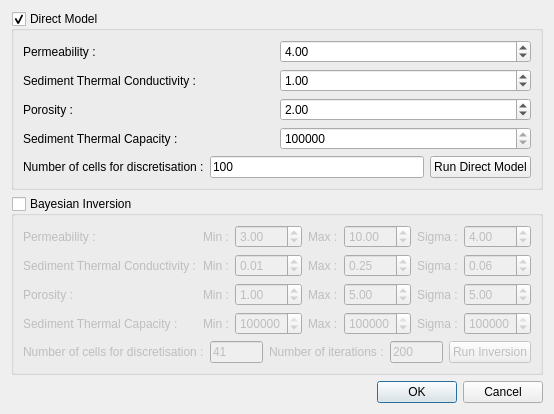
<?xml version="1.0" encoding="UTF-8"?>
<ui version="4.0">
 <class>ComputeDialog</class>
 <widget class="QDialog" name="ComputeDialog">
  <property name="geometry">
   <rect>
    <x>0</x>
    <y>0</y>
    <width>531</width>
    <height>385</height>
   </rect>
  </property>
  <property name="windowTitle">
   <string>Compute Dialog</string>
  </property>
  <layout class="QVBoxLayout" name="verticalLayout">
   <item>
    <widget class="QGroupBox" name="ModeleDirect">
     <property name="title">
      <string>Direct Model</string>
     </property>
     <property name="checkable">
      <bool>true</bool>
     </property>
     <layout class="QHBoxLayout" name="horizontalLayout_4">
      <item>
       <layout class="QGridLayout" name="gridLayout_2">
        <item row="0" column="0">
         <layout class="QGridLayout" name="gridLayout">
          <item row="0" column="0">
           <widget class="QLabel" name="label">
            <property name="text">
             <string>Permeability :</string>
            </property>
           </widget>
          </item>
          <item row="0" column="1">
           <widget class="QDoubleSpinBox" name="doubleSpinBox_Permeability">
            <property name="value">
             <double>4.000000000000000</double>
            </property>
           </widget>
          </item>
          <item row="1" column="0">
           <widget class="QLabel" name="label_3">
            <property name="text">
             <string>Sediment Thermal Conductivity :</string>
            </property>
           </widget>
          </item>
          <item row="1" column="1">
           <widget class="QDoubleSpinBox" name="doubleSpinBox_Lambdas">
            <property name="value">
             <double>1.000000000000000</double>
            </property>
           </widget>
          </item>
          <item row="2" column="0">
           <widget class="QLabel" name="label_4">
            <property name="text">
             <string>Porosity :</string>
            </property>
           </widget>
          </item>
          <item row="2" column="1">
           <widget class="QDoubleSpinBox" name="doubleSpinBox_Porosity">
            <property name="decimals">
             <number>2</number>
            </property>
            <property name="value">
             <double>2.000000000000000</double>
            </property>
           </widget>
          </item>
          <item row="3" column="0">
           <widget class="QLabel" name="label_5">
            <property name="text">
             <string>Sediment Thermal Capacity :</string>
            </property>
           </widget>
          </item>
          <item row="3" column="1">
           <widget class="QDoubleSpinBox" name="doubleSpinBox_ThermalCapacity">
            <property name="decimals">
             <number>0</number>
            </property>
            <property name="minimum">
             <double>100000.000000000000000</double>
            </property>
            <property name="maximum">
             <double>10000000.000000000000000</double>
            </property>
            <property name="value">
             <double>4000000.000000000000000</double>
            </property>
           </widget>
          </item>
         </layout>
        </item>
        <item row="1" column="0">
         <layout class="QHBoxLayout" name="horizontalLayout_3">
          <item>
           <widget class="QLabel" name="label_10">
            <property name="text">
             <string>Number of cells for discretisation :</string>
            </property>
           </widget>
          </item>
          <item>
           <widget class="QLineEdit" name="lineEdit_CellsNumber">
            <property name="text">
             <string>100</string>
            </property>
           </widget>
          </item>
          <item>
           <widget class="QPushButton" name="pushButton_RunModel">
            <property name="text">
             <string>Run Direct Model</string>
            </property>
           </widget>
          </item>
         </layout>
        </item>
       </layout>
      </item>
     </layout>
    </widget>
   </item>
   <item>
    <widget class="QGroupBox" name="BayesianInversion">
     <property name="title">
      <string>Bayesian Inversion</string>
     </property>
     <property name="checkable">
      <bool>true</bool>
     </property>
     <property name="checked">
      <bool>false</bool>
     </property>
     <layout class="QHBoxLayout" name="horizontalLayout_2">
      <item>
       <layout class="QGridLayout" name="gridLayout_4">
        <item row="0" column="0">
         <layout class="QGridLayout" name="gridLayout_3">
          <item row="0" column="0">
           <widget class="QLabel" name="label_11">
            <property name="text">
             <string>Permeability :</string>
            </property>
           </widget>
          </item>
          <item row="0" column="1">
           <widget class="QLabel" name="label_16">
            <property name="text">
             <string>Min :</string>
            </property>
           </widget>
          </item>
          <item row="0" column="2">
           <widget class="QDoubleSpinBox" name="doubleSpinBox_PermeabilityMin">
            <property name="accessibleName">
             <string>doubleSpinBox_PermeabilityMax</string>
            </property>
            <property name="value">
             <double>3.000000000000000</double>
            </property>
           </widget>
          </item>
          <item row="0" column="3">
           <widget class="QLabel" name="label_30">
            <property name="text">
             <string>Max :</string>
            </property>
           </widget>
          </item>
          <item row="0" column="4">
           <widget class="QDoubleSpinBox" name="doubleSpinBox_PermeabilityMax">
            <property name="accessibleName">
             <string>doubleSpinBox_PermeabilityMax</string>
            </property>
            <property name="value">
             <double>10.000000000000000</double>
            </property>
           </widget>
          </item>
          <item row="0" column="5">
           <widget class="QLabel" name="label_34">
            <property name="text">
             <string>Sigma :</string>
            </property>
           </widget>
          </item>
          <item row="0" column="6">
           <widget class="QDoubleSpinBox" name="doubleSpinBox_PermeabilitySigma">
            <property name="value">
             <double>4.000000000000000</double>
            </property>
           </widget>
          </item>
          <item row="1" column="0">
           <widget class="QLabel" name="label_12">
            <property name="text">
             <string>Sediment Thermal Conductivity :</string>
            </property>
           </widget>
          </item>
          <item row="1" column="1">
           <widget class="QLabel" name="label_17">
            <property name="text">
             <string>Min :</string>
            </property>
           </widget>
          </item>
          <item row="1" column="2">
           <widget class="QDoubleSpinBox" name="doubleSpinBox_LambdasMin">
            <property name="singleStep">
             <double>0.010000000000000</double>
            </property>
            <property name="value">
             <double>0.010000000000000</double>
            </property>
           </widget>
          </item>
          <item row="1" column="3">
           <widget class="QLabel" name="label_31">
            <property name="text">
             <string>Max :</string>
            </property>
           </widget>
          </item>
          <item row="1" column="4">
           <widget class="QDoubleSpinBox" name="doubleSpinBox_LambdasMax">
            <property name="singleStep">
             <double>0.010000000000000</double>
            </property>
            <property name="value">
             <double>0.250000000000000</double>
            </property>
           </widget>
          </item>
          <item row="1" column="5">
           <widget class="QLabel" name="label_35">
            <property name="text">
             <string>Sigma :</string>
            </property>
           </widget>
          </item>
          <item row="1" column="6">
           <widget class="QDoubleSpinBox" name="doubleSpinBox_LambdasSigma">
            <property name="singleStep">
             <double>0.010000000000000</double>
            </property>
            <property name="value">
             <double>0.060000000000000</double>
            </property>
           </widget>
          </item>
          <item row="2" column="0">
           <widget class="QLabel" name="label_13">
            <property name="text">
             <string>Porosity :</string>
            </property>
           </widget>
          </item>
          <item row="2" column="1">
           <widget class="QLabel" name="label_18">
            <property name="text">
             <string>Min :</string>
            </property>
           </widget>
          </item>
          <item row="2" column="2">
           <widget class="QDoubleSpinBox" name="doubleSpinBox_PorosityMin">
            <property name="value">
             <double>1.000000000000000</double>
            </property>
           </widget>
          </item>
          <item row="2" column="3">
           <widget class="QLabel" name="label_29">
            <property name="text">
             <string>Max :</string>
            </property>
           </widget>
          </item>
          <item row="2" column="4">
           <widget class="QDoubleSpinBox" name="doubleSpinBox_PorosityMax">
            <property name="value">
             <double>5.000000000000000</double>
            </property>
           </widget>
          </item>
          <item row="2" column="5">
           <widget class="QLabel" name="label_36">
            <property name="text">
             <string>Sigma :</string>
            </property>
           </widget>
          </item>
          <item row="2" column="6">
           <widget class="QDoubleSpinBox" name="doubleSpinBox_PorositySigma">
            <property name="value">
             <double>5.000000000000000</double>
            </property>
           </widget>
          </item>
          <item row="3" column="0">
           <widget class="QLabel" name="label_14">
            <property name="text">
             <string>Sediment Thermal Capacity :</string>
            </property>
           </widget>
          </item>
          <item row="3" column="1">
           <widget class="QLabel" name="label_19">
            <property name="text">
             <string>Min :</string>
            </property>
           </widget>
          </item>
          <item row="3" column="2">
           <widget class="QDoubleSpinBox" name="doubleSpinBox_ThermalCapacityMin">
            <property name="decimals">
             <number>0</number>
            </property>
            <property name="maximum">
             <double>10000000.000000000000000</double>
            </property>
            <property name="value">
             <double>1000000.000000000000000</double>
            </property>
           </widget>
          </item>
          <item row="3" column="3">
           <widget class="QLabel" name="label_32">
            <property name="text">
             <string>Max :</string>
            </property>
           </widget>
          </item>
          <item row="3" column="4">
           <widget class="QDoubleSpinBox" name="doubleSpinBox_ThermalCapacityMax">
            <property name="decimals">
             <number>0</number>
            </property>
            <property name="maximum">
             <double>10000000.000000000000000</double>
            </property>
            <property name="value">
             <double>10000000.000000000000000</double>
            </property>
           </widget>
          </item>
          <item row="3" column="5">
           <widget class="QLabel" name="label_37">
            <property name="text">
             <string>Sigma :</string>
            </property>
           </widget>
          </item>
          <item row="3" column="6">
           <widget class="QDoubleSpinBox" name="doubleSpinBox_ThermalCapacitySigma">
            <property name="decimals">
             <number>0</number>
            </property>
            <property name="maximum">
             <double>1000000.000000000000000</double>
            </property>
            <property name="value">
             <double>100000.000000000000000</double>
            </property>
           </widget>
          </item>
         </layout>
        </item>
        <item row="1" column="0">
         <layout class="QHBoxLayout" name="horizontalLayout">
          <item>
           <widget class="QLabel" name="label_15">
            <property name="text">
             <string>Number of cells for discretisation :</string>
            </property>
           </widget>
          </item>
          <item>
           <widget class="QLineEdit" name="lineEdit_CellsNumberMCMC">
            <property name="text">
             <string>41</string>
            </property>
           </widget>
          </item>
          <item>
           <widget class="QLabel" name="label_33">
            <property name="text">
             <string>Number of iterations :</string>
            </property>
           </widget>
          </item>
          <item>
           <widget class="QLineEdit" name="lineEdit_IterationsNumber">
            <property name="text">
             <string>200</string>
            </property>
           </widget>
          </item>
          <item>
           <widget class="QPushButton" name="pushButton_Inversion">
            <property name="text">
             <string>Run Inversion</string>
            </property>
           </widget>
          </item>
         </layout>
        </item>
       </layout>
      </item>
     </layout>
    </widget>
   </item>
   <item>
    <widget class="QDialogButtonBox" name="buttonBox">
     <property name="orientation">
      <enum>Qt::Horizontal</enum>
     </property>
     <property name="standardButtons">
      <set>QDialogButtonBox::Cancel|QDialogButtonBox::Ok</set>
     </property>
    </widget>
   </item>
  </layout>
 </widget>
 <resources/>
 <connections>
  <connection>
   <sender>buttonBox</sender>
   <signal>accepted()</signal>
   <receiver>ComputeDialog</receiver>
   <slot>accept()</slot>
   <hints>
    <hint type="sourcelabel">
     <x>248</x>
     <y>254</y>
    </hint>
    <hint type="destinationlabel">
     <x>157</x>
     <y>274</y>
    </hint>
   </hints>
  </connection>
  <connection>
   <sender>buttonBox</sender>
   <signal>rejected()</signal>
   <receiver>ComputeDialog</receiver>
   <slot>reject()</slot>
   <hints>
    <hint type="sourcelabel">
     <x>316</x>
     <y>260</y>
    </hint>
    <hint type="destinationlabel">
     <x>286</x>
     <y>274</y>
    </hint>
   </hints>
  </connection>
 </connections>
</ui>
